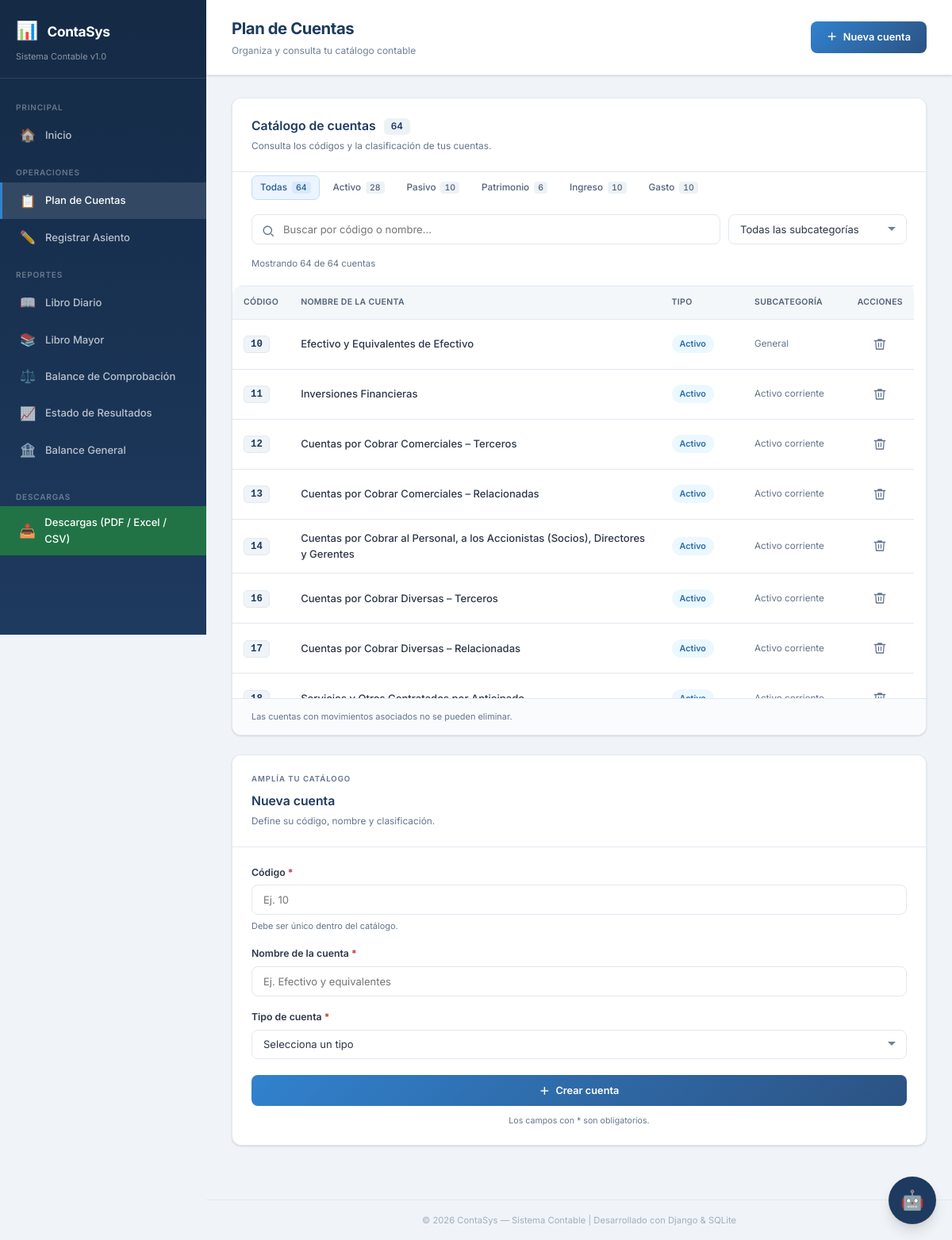
The page /cuentas/ on the database its author committed.
### core/models.py (models this page shows, shortened)
class CuentaContable(models.Model):
    TIPO_CHOICES = [
        ('activo', 'Activo'),
        ('pasivo', 'Pasivo'),
        ('patrimonio', 'Patrimonio'),
        ('ingreso', 'Ingreso'),
        ('gasto', 'Gasto'),
    ]
    SUBCATEGORIA_CHOICES = [
        ('', 'General'),
        ('activo_corriente', 'Activo corriente'),
        ('existencias', 'Existencias'),
        ('activo_no_corriente', 'Activo no corriente'),
        ('pasivo', 'Pasivo'),
        ('patrimonio', 'Patrimonio'),
        ('gastos', 'Gastos'),
        ('ingresos', 'Ingresos'),
        ('costo_ventas', 'Costo de Ventas'),
        ('gasto_operativo', 'Gasto Operativo'),
        ('gasto_financiero', 'Gasto Financiero'),
        ('otro_ingreso', 'Otro Ingreso'),
        ('otro_gasto', 'Otro Gasto'),
    ]
    SUBCATEGORIAS_POR_TIPO = {
        'activo': ['activo_corriente', 'existencias', 'activo_no_corriente'],
        'pasivo': ['pasivo'],
        'patrimonio': ['patrimonio'],
        'gasto': ['gastos', 'costo_ventas', 'gasto_operativo', 'gasto_financiero', 'otro_gasto'],
        'ingreso': ['ingresos', 'otro_ingreso'],
    }
    codigo = models.CharField(max_length=20, unique=True, verbose_name='Código')
    nombre = models.CharField(max_length=200, verbose_name='Nombre')
    tipo = models.CharField(max_length=20, choices=TIPO_CHOICES, verbose_name='Tipo')
    subcategoria = models.CharField(
        max_length=20,
        choices=SUBCATEGORIA_CHOICES,
        blank=True,
        default='',
        verbose_name='Subcategoría'
    )
    class Meta:
        ordering = ['codigo']
        verbose_name = 'Cuenta Contable'
        verbose_name_plural = 'Cuentas Contables'
    def __str__(self):
        return f"{self.codigo} - {self.nombre}"

### core/views.py (the view, shortened to what this page needs)
# urls.py: path('cuentas/', views.gestionar_cuentas, name='gestionar_cuentas'),
def gestionar_cuentas(request):
    cuentas = CuentaContable.objects.all()
    context = {
        'cuentas': cuentas,
        'tipos': CuentaContable.TIPO_CHOICES,
        'subcategorias': CuentaContable.SUBCATEGORIA_CHOICES,
        'subcategorias_por_tipo': CuentaContable.SUBCATEGORIAS_POR_TIPO,
        'formulario': request.POST if request.method == 'POST' else {},
    }
    return render(request, 'gestionar_cuentas.html', context)

### core/templatetags/contable_tags.py (called while the page is built)
@register.filter
def tipo_badge(tipo):
    clases = {
        'activo': 'badge-activo',
        'pasivo': 'badge-pasivo',
        'patrimonio': 'badge-patrimonio',
        'ingreso': 'badge-ingreso',
        'gasto': 'badge-gasto',
    }
    return clases.get(tipo, 'badge-default')

### templates/gestionar_cuentas.html (shortened to what this page needs)
{% extends 'base.html' %}
{% load static contable_tags %}
{% block nav_cuentas %}active{% endblock %}
{% block page_title %}Plan de Cuentas{% endblock %}
{% block page_subtitle %}Organiza y consulta tu catálogo contable{% endblock %}
{% block page_actions %}
<a href="#nueva-cuenta" class="btn btn-primary cuentas-new-link"><span aria-hidden="true">＋</span> Nueva cuenta</a>
{% endblock %}
{% block content %}
<div class="plan-cuentas-layout">
    <section class="card cuentas-catalogo" aria-labelledby="catalogo-title">
        <div class="card-header cuentas-card-header">
            <div>
                <h3 id="catalogo-title">Catálogo de cuentas <span class="cuentas-total">{{ cuentas|length }}</span></h3>
                <p>Consulta los códigos y la clasificación de tus cuentas.</p>
            </div>
        </div>
        <div id="cuentas-filtros" class="cuentas-filtros" hidden>
            <div class="cuentas-tipos" role="group" aria-label="Filtrar por tipo de cuenta">
                <button type="button" class="cuentas-tipo" data-tipo="" aria-pressed="true">Todas <span data-count>{{ cuentas|length }}</span></button>
                {% for valor, etiqueta in tipos %}
                <button type="button" class="cuentas-tipo" data-tipo="{{ valor }}" aria-pressed="false">{{ etiqueta }} <span data-count>0</span></button>
                {% endfor %}
            </div>
            <div class="cuentas-toolbar">
                <div class="cuentas-search">
                    <input type="search" id="cuentas-busqueda" class="form-control" placeholder="Buscar por código o nombre…" autocomplete="off" aria-controls="cuentas-body">
                </div>
                <div class="cuentas-category">
                    <select id="cuentas-subcategoria" class="form-control" aria-controls="cuentas-body">
                        <option value="*">Todas las subcategorías</option>
                    </select>
                </div>
            </div>
            <div class="cuentas-filter-status">
                <p id="cuentas-resultados" role="status" aria-live="polite" aria-atomic="true"></p>
            </div>
        </div>
        {% if cuentas %}
        <div class="table-container cuentas-table-scroll" tabindex="0" role="region" aria-label="Cuentas registradas">
            <table class="cuentas-table">
                <thead>
                    <tr>
                        <th scope="col">Código</th>
                        <th scope="col">Nombre de la cuenta</th>
                        <th scope="col">Tipo</th>
                        <th scope="col">Subcategoría</th>
                        <th scope="col" class="text-center">Acciones</th>
                    </tr>
                </thead>
                <tbody id="cuentas-body">
                    {% for cuenta in cuentas %}
                    <tr data-cuenta data-codigo="{{ cuenta.codigo }}" data-nombre="{{ cuenta.nombre }}" data-tipo="{{ cuenta.tipo }}" data-subcategoria="{{ cuenta.subcategoria }}">
                        <td><span class="cuentas-code">{{ cuenta.codigo }}</span></td>
                        <td class="cuentas-name">{{ cuenta.nombre }}</td>
                        <td><span class="badge {{ cuenta.tipo|tipo_badge }}">{{ cuenta.get_tipo_display }}</span></td>
                        <td class="cuentas-subcategory">{{ cuenta.get_subcategoria_display }}</td>
                        <td class="text-center">
                            <a href="{% url 'eliminar_cuenta' cuenta.id %}" class="cuentas-delete" data-eliminar="{{ cuenta }}" aria-label="Eliminar cuenta {{ cuenta.codigo }}: {{ cuenta.nombre }}" title="Eliminar cuenta">
                                <svg aria-hidden="true" viewBox="0 0 24 24" fill="none" stroke="currentColor" stroke-width="1.7" stroke-linecap="round" stroke-linejoin="round"><path d="M3 6h18M9 6V4h6v2M5 6l1 14h12l1-14M10 10v6M14 10v6"/></svg>
                            </a>
                        </td>
                    </tr>
                    {% endfor %}
                </tbody>
            </table>
        </div>
        <div class="cuentas-table-note">Las cuentas con movimientos asociados no se pueden eliminar.</div>
        {% endif %}
    </section>
    <section id="nueva-cuenta" class="card cuentas-form-card" aria-labelledby="nueva-cuenta-title">
        <div class="card-header cuentas-card-header">
            <div>
                <span class="cuentas-eyebrow">AMPLÍA TU CATÁLOGO</span>
                <h3 id="nueva-cuenta-title">Nueva cuenta</h3>
                <p>Define su código, nombre y clasificación.</p>
            </div>
        </div>
        <div class="card-body">
            <form method="post" action="{% url 'gestionar_cuentas' %}" id="cuentas-form">
                <div class="form-group">
                    <label for="id_codigo">Código <span class="cuentas-required" aria-hidden="true">*</span></label>
                    <input type="text" name="codigo" id="id_codigo" class="form-control" placeholder="Ej. 10" maxlength="20" value="{{ formulario.codigo }}" aria-describedby="codigo-ayuda" required>
                    <small id="codigo-ayuda" class="cuentas-help">Debe ser único dentro del catálogo.</small>
                </div>
                <div class="form-group">
                    <label for="id_nombre">Nombre de la cuenta <span class="cuentas-required" aria-hidden="true">*</span></label>
                    <input type="text" name="nombre" id="id_nombre" class="form-control" placeholder="Ej. Efectivo y equivalentes" maxlength="200" value="{{ formulario.nombre }}" required>
                </div>
                <div class="form-group">
                    <label for="id_tipo">Tipo de cuenta <span class="cuentas-required" aria-hidden="true">*</span></label>
                    <select name="tipo" id="id_tipo" class="form-control" required>
                        <option value="">Selecciona un tipo</option>
                    </select>
                </div>
                <button type="submit" class="btn btn-primary cuentas-submit"><span aria-hidden="true">＋</span> Crear cuenta</button>
                <p class="cuentas-form-note">Los campos con * son obligatorios.</p>
            </form>
        </div>
    </section>
</div>
{% endblock %}

### rows shown on the page
CuentaContable: codigo "10", nombre "Efectivo y Equivalentes de Efectivo", tipo "Activo", subcategoria "General"
CuentaContable: codigo "11", nombre "Inversiones Financieras", tipo "Activo", subcategoria "Activo corriente"
CuentaContable: codigo "12", nombre "Cuentas por Cobrar Comerciales – Terceros", tipo "Activo", subcategoria "Activo corriente"
CuentaContable: codigo "13", nombre "Cuentas por Cobrar Comerciales – Relacionadas", tipo "Activo", subcategoria "Activo corriente"
CuentaContable: codigo "14", nombre "Cuentas por Cobrar al Personal, a los Accionistas (Socios), Directores y Gerentes", tipo "Activo", subcategoria "Activo corriente"
CuentaContable: codigo "16", nombre "Cuentas por Cobrar Diversas – Terceros", tipo "Activo", subcategoria "Activo corriente"
CuentaContable: codigo "17", nombre "Cuentas por Cobrar Diversas – Relacionadas", tipo "Activo", subcategoria "Activo corriente"

### other values the page prints
{{ cuentas|length }} "64"
{{ etiqueta }} "Activo" "Pasivo" "Patrimonio" "Ingreso" "Gasto"
